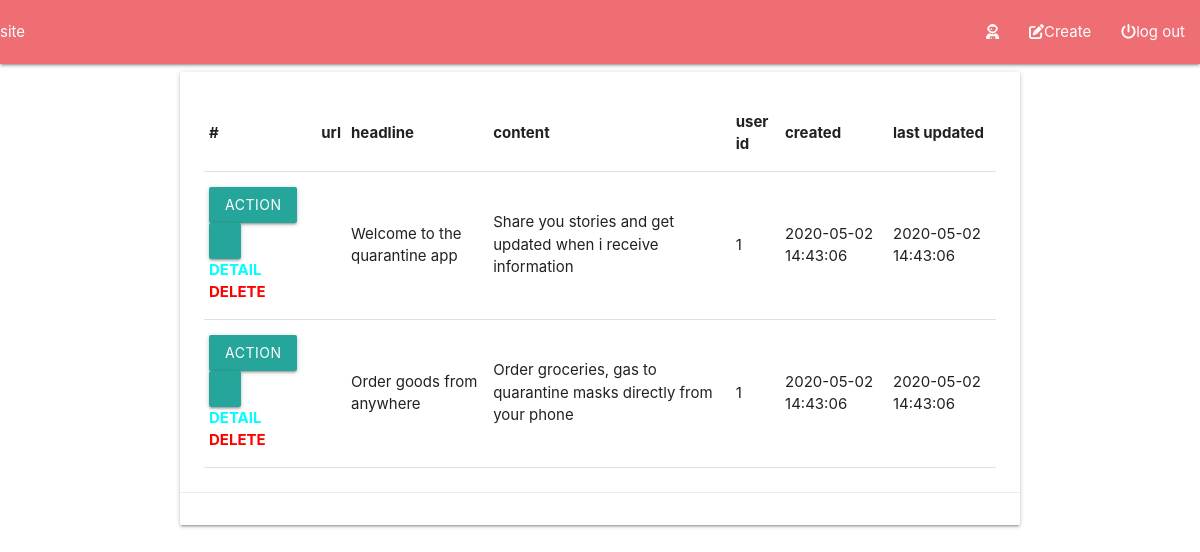
The page /public_html/admin/manage_articles.php on the database as committed earlier.
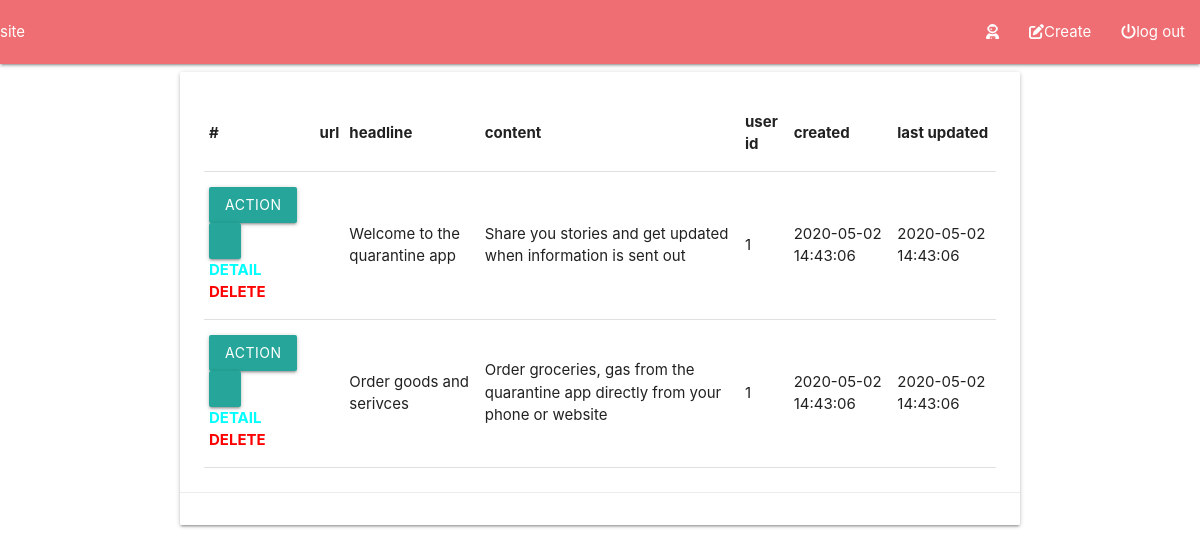
The same page on the database as committed later.
### tables this page shows
CREATE TABLE IF NOT EXISTS `articles` (
`id`          INT auto_increment primary key,
`url`         varchar(255) null,
`headline`    varchar(70) NOT null,
`content`     varchar(200) null,
`userID`      int NOT NULL,
 constraint `fk_author` FOREIGN key (`userID`) REFERENCES users(`id`) ON update cascade ON delete cascade,
 INDEX(`userID`),
`created`     DATETIME NOT NULL DEFAULT NOW() ,
`lastUpdated` TIMESTAMP NOT NULL DEFAULT NOW() 
);

### src/Repository.php (called while the page is built, shortened)
<?php
class Repository
{
    private $db;
    public function __construct()
    {
      $mysqli = new DatabaseConnection();
      $this->db = $mysqli->get_db_connection();
    }
    public function find_user_with_id($id)
    {
        $result = array(
            "status"  => "",
            "body"    => array(
                "user"    => array()
            ),
            "error"   => array()
        );
        $stmt = $this->db->prepare("SELECT * FROM users WHERE id LIKE ?");
        $res = $stmt->get_result();
        $row = $res->fetch_assoc();
        if ($row["id"] != null){
            $result["status"]  = "Query successful";
            $result["body"]    = array(
                "user"   => array(
                    "id"            => $row["id"],
                    "url"           => $row["url"],
                    "username"      => $row["username"],
                    "email"         => $row["email"],
                    "first_name"    => $row["firstName"],
                    "last_name"     => $row["lastName"],
                    "full_name"     => $row["fullName"],
                    "is_admin"      => $row["isAdmin"],
                    "password"      => $row["passwordHash"],
                    "created"       => $row["created"],
                    "last_updated"  => $row["lastUpdated"]
                )
            );
            return $result;
        } else {
            $result['status'] = "No user with that id exists";
        }
        return $result;
    }
     public function read_all_posts()
     {
         $result = array(
             "status"   => "" ,
             "body"  => array(
                 "articles"  => array(),
                 "count"    => 0
             ),
             "error"    => array()
         );
         $sql = "SELECT * FROM articles";
         $stmt = $this->db->prepare($sql);
         $stmt->execute();
         $res = $stmt->get_result();
         if ($res->num_rows > 0){
             $result['status'] = "Article read successful";
             $result['body']['count']  = $res->num_rows;
             while($row = $res->fetch_assoc()){
                 $data = [
                     'id'          => $row['id'],
                     'url'         => $row['url'],
                     'headline'    => $row['headline'],
                     'content'     => html_entity_decode($row['content']),
                     'user_id'      => $row['userID'],
                     'created'     => $row['created'],
                     'last_updated' => $row['lastUpdated']
                 ];
                 array_push($result['body']['articles'], $data);
             }
         } else {
             $result['status'] = "No Articles yet! ";
         }
         return $result;
     }
}

### src/database/DatabaseConnection.php (called while the page is built, shortened)
<?php
class DatabaseConnection
{
    private $APP_DB_NAME = 'cat2';
    public function get_db_connection()
    {
        $mysqli = new \mysqli('127.0.0.1', "root", "", $this->APP_DB_NAME, 3306);
        return  $mysqli;
    }
}

### public_html/admin/manage_articles.php (the view, shortened to what this page needs)
<?php
$repository = new Repository();
$result = array();
$query = array();
$request_method = $_SERVER['REQUEST_METHOD'];
switch ($request_method) {
    case 'GET':
        $result = $repository->read_all_posts();
        $query = $repository->find_user_with_id($_SESSION['login_ID']);
}
?>
<!DOCTYPE html>
<html lang="en">
<head>
    <link href="../res/vendor/materialize/css/materialize.css" rel="stylesheet" media="screen,projection">
    <link href="../res/vendor/fontawesome/css/fontawesome.css" rel="stylesheet">
    <link href="../res/vendor/fontawesome/css/brands.css" rel="stylesheet">
    <link href="../res/vendor/fontawesome/css/solid.css" rel="stylesheet">
    <link href="../res/css/main.css" rel="stylesheet" media="screen,projection">
</head>
<body>
<header>
    <nav>
        <div class="nav-wrapper p-2">
            <a href="<?php echo $_SERVER['SERVER_NAME']; ?>"> site</a>
            <ul id="nav-mobile" class="right hide-on-med-and-down">
                <li><a href="../admin/admin.php">
                        <i class="fa fa-user-astronaut"></i><?php echo $query['body']['user']['username']; ?></a></li>
                <li><a href="../articles/add_article.php"><i class="fas fa-edit"></i>Create</a> </li>
                <li><a href="../logout.php"><i class="fa fa-power-off fa-1x"></i>log out</a></li>
            </ul>
        </div>
    </nav>
</header>
<main>
    <div class="container">
        <div class="card">
            <div class="card-content">
                <table class="table table-sm table-hover table-responsive">
                    <thead class="thead-light">
                    <tr>
                        <th scope="col">#</th>
                        <th scope="col">url</th>
                        <th scope="col">headline</th>
                        <th scope="col">content</th>
                        <th scope="col">user id</th>
                        <th scope="col">created</th>
                        <th scope="col">last updated</th>
                    </tr>
                    </thead>
                    <tbody>
                    <?php foreach ($result['body']['articles'] as $arr) { ?>
                        <tr>
                            <th scope="row">
                                <div class="btn-group">
                                    <button type="button" class="btn btn-secondary btn-sm">Action</button>
                                    <button type="button" class="btn btn-secondary dropdown-toggle
                        dropdown-toggle-split" data-toggle="dropdown" aria-haspopup="true" aria-expanded="false">
                                    </button>
                                    <div class="dropdown-menu dropdown-menu-right">
                                        <a class="dropdown-item" style="color: #00fffd" href="../articles/detail_article.php?ID=<?php echo $arr['id'] ?>">DETAIL</a>
                                        <a class="dropdown-item " style="color:red;" href="../articles/delete_article.php?ID=<?php echo $arr['id'] ?>">DELETE</a>
                                    </div>
                                </div>
                            </th>
                            <td><?php echo $arr['url'] ?></td>
                            <td><?php echo $arr['headline'] ?></td>
                            <td><?php echo $arr['content'] ?></td>
                            <td><?php echo $arr['user_id'] ?></td>
                            <td><?php echo $arr['created'] ?></td>
                            <td><?php echo $arr['last_updated'] ?></td>
                        </tr>
                    <?php } ?>
                    </tbody>
                </table>
            </div>
            <div class="card-action">
            </div>
        </div>
    </div>
</main>
</body>
</html>

Rows that differ between the two databases and show on the page:
changed articles "Welcome to the quarantine app": content "Share you stories and get updated when i receive information" → "Share you stories and get updated when information is sent out"
changed articles: headline "Order goods from anywhere" → "Order goods and serivces"; content "Order groceries, gas to quarantine masks directly from your phone" → "Order groceries, gas from the quarantine app directly from your phone or website"
